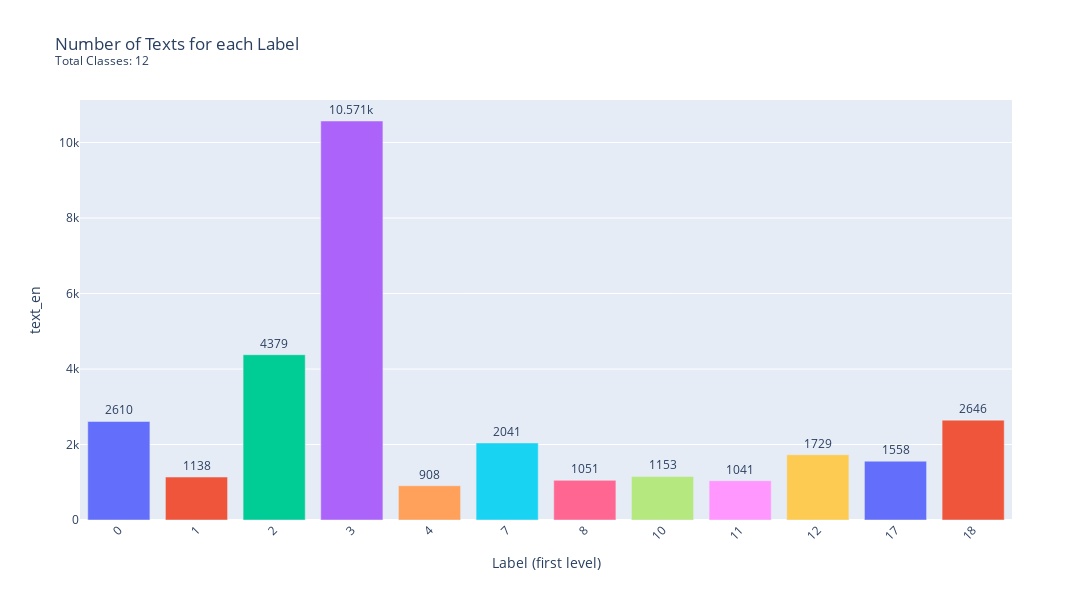

This figure's notebook cell:
### Code cell
# create plot
barplot = create_obs_per_classes_barplot(
    df = reduced_dataframe,
    width = 1400, 
    height = 600, 
    title = "Number of Texts for each Label<br><sup>Total Classes: 12<sup>"
    )

### Figure 1 — Plotly figure (JSON) as saved in the notebook; plotly's stock layout.template omitted (floating-point values rounded to 4 significant figures)
{"data": [{"alignmentgroup": "True", "cliponaxis": false, "hovertemplate": "Label (first level)=%{x}<br>text_en=%{y}<extra></extra>", "legendgroup": "0", "marker": {"color": "#636efa", "pattern": {"shape": ""}}, "name": "0", "offsetgroup": "0", "orientation": "v", "showlegend": true, "textangle": 0, "textposition": "outside", "texttemplate": "%{y}", "type": "bar", "x": ["0"], "xaxis": "x", "y": [2610], "yaxis": "y"}, {"alignmentgroup": "True", "cliponaxis": false, "hovertemplate": "Label (first level)=%{x}<br>text_en=%{y}<extra></extra>", "legendgroup": "1", "marker": {"color": "#EF553B", "pattern": {"shape": ""}}, "name": "1", "offsetgroup": "1", "orientation": "v", "showlegend": true, "textangle": 0, "textposition": "outside", "texttemplate": "%{y}", "type": "bar", "x": ["1"], "xaxis": "x", "y": [1138], "yaxis": "y"}, {"alignmentgroup": "True", "cliponaxis": false, "hovertemplate": "Label (first level)=%{x}<br>text_en=%{y}<extra></extra>", "legendgroup": "2", "marker": {"color": "#00cc96", "pattern": {"shape": ""}}, "name": "2", "offsetgroup": "2", "orientation": "v", "showlegend": true, "textangle": 0, "textposition": "outside", "texttemplate": "%{y}", "type": "bar", "x": ["2"], "xaxis": "x", "y": [4379], "yaxis": "y"}, {"alignmentgroup": "True", "cliponaxis": false, "hovertemplate": "Label (first level)=%{x}<br>text_en=%{y}<extra></extra>", "legendgroup": "3", "marker": {"color": "#ab63fa", "pattern": {"shape": ""}}, "name": "3", "offsetgroup": "3", "orientation": "v", "showlegend": true, "textangle": 0, "textposition": "outside", "texttemplate": "%{y}", "type": "bar", "x": ["3"], "xaxis": "x", "y": [10571], "yaxis": "y"}, {"alignmentgroup": "True", "cliponaxis": false, "hovertemplate": "Label (first level)=%{x}<br>text_en=%{y}<extra></extra>", "legendgroup": "4", "marker": {"color": "#FFA15A", "pattern": {"shape": ""}}, "name": "4", "offsetgroup": "4", "orientation": "v", "showlegend": true, "textangle": 0, "textposition": "outside", "texttemplate": "%{y}", "type": "bar", "x": ["4"], "xaxis": "x", "y": [908], "yaxis": "y"}, {"alignmentgroup": "True", "cliponaxis": false, "hovertemplate": "Label (first level)=%{x}<br>text_en=%{y}<extra></extra>", "legendgroup": "7", "marker": {"color": "#19d3f3", "pattern": {"shape": ""}}, "name": "7", "offsetgroup": "7", "orientation": "v", "showlegend": true, "textangle": 0, "textposition": "outside", "texttemplate": "%{y}", "type": "bar", "x": ["7"], "xaxis": "x", "y": [2041], "yaxis": "y"}, {"alignmentgroup": "True", "cliponaxis": false, "hovertemplate": "Label (first level)=%{x}<br>text_en=%{y}<extra></extra>", "legendgroup": "8", "marker": {"color": "#FF6692", "pattern": {"shape": ""}}, "name": "8", "offsetgroup": "8", "orientation": "v", "showlegend": true, "textangle": 0, "textposition": "outside", "texttemplate": "%{y}", "type": "bar", "x": ["8"], "xaxis": "x", "y": [1051], "yaxis": "y"}, {"alignmentgroup": "True", "cliponaxis": false, "hovertemplate": "Label (first level)=%{x}<br>text_en=%{y}<extra></extra>", "legendgroup": "10", "marker": {"color": "#B6E880", "pattern": {"shape": ""}}, "name": "10", "offsetgroup": "10", "orientation": "v", "showlegend": true, "textangle": 0, "textposition": "outside", "texttemplate": "%{y}", "type": "bar", "x": ["10"], "xaxis": "x", "y": [1153], "yaxis": "y"}, {"alignmentgroup": "True", "cliponaxis": false, "hovertemplate": "Label (first level)=%{x}<br>text_en=%{y}<extra></extra>", "legendgroup": "11", "marker": {"color": "#FF97FF", "pattern": {"shape": ""}}, "name": "11", "offsetgroup": "11", "orientation": "v", "showlegend": true, "textangle": 0, "textposition": "outside", "texttemplate": "%{y}", "type": "bar", "x": ["11"], "xaxis": "x", "y": [1041], "yaxis": "y"}, {"alignmentgroup": "True", "cliponaxis": false, "hovertemplate": "Label (first level)=%{x}<br>text_en=%{y}<extra></extra>", "legendgroup": "12", "marker": {"color": "#FECB52", "pattern": {"shape": ""}}, "name": "12", "offsetgroup": "12", "orientation": "v", "showlegend": true, "textangle": 0, "textposition": "outside", "texttemplate": "%{y}", "type": "bar", "x": ["12"], "xaxis": "x", "y": [1729], "yaxis": "y"}, {"alignmentgroup": "True", "cliponaxis": false, "hovertemplate": "Label (first level)=%{x}<br>text_en=%{y}<extra></extra>", "legendgroup": "17", "marker": {"color": "#636efa", "pattern": {"shape": ""}}, "name": "17", "offsetgroup": "17", "orientation": "v", "showlegend": true, "textangle": 0, "textposition": "outside", "texttemplate": "%{y}", "type": "bar", "x": ["17"], "xaxis": "x", "y": [1558], "yaxis": "y"}, {"alignmentgroup": "True", "cliponaxis": false, "hovertemplate": "Label (first level)=%{x}<br>text_en=%{y}<extra></extra>", "legendgroup": "18", "marker": {"color": "#EF553B", "pattern": {"shape": ""}}, "name": "18", "offsetgroup": "18", "orientation": "v", "showlegend": true, "textangle": 0, "textposition": "outside", "texttemplate": "%{y}", "type": "bar", "x": ["18"], "xaxis": "x", "y": [2646], "yaxis": "y"}], "layout": {"barmode": "relative", "height": 600, "legend": {"title": {"text": "Label (first level)"}, "tracegroupgap": 0}, "showlegend": false, "title": {"text": "Number of Texts for each Label<br><sup>Total Classes: 12<sup>"}, "width": 1400, "xaxis": {"anchor": "y", "categoryarray": ["0", "1", "2", "3", "4", "7", "8", "10", "11", "12", "17", "18"], "categoryorder": "array", "domain": [0, 1], "tickangle": -45, "title": {"text": "Label (first level)"}}, "yaxis": {"anchor": "x", "domain": [0, 1], "title": {"text": "text_en"}}}}
